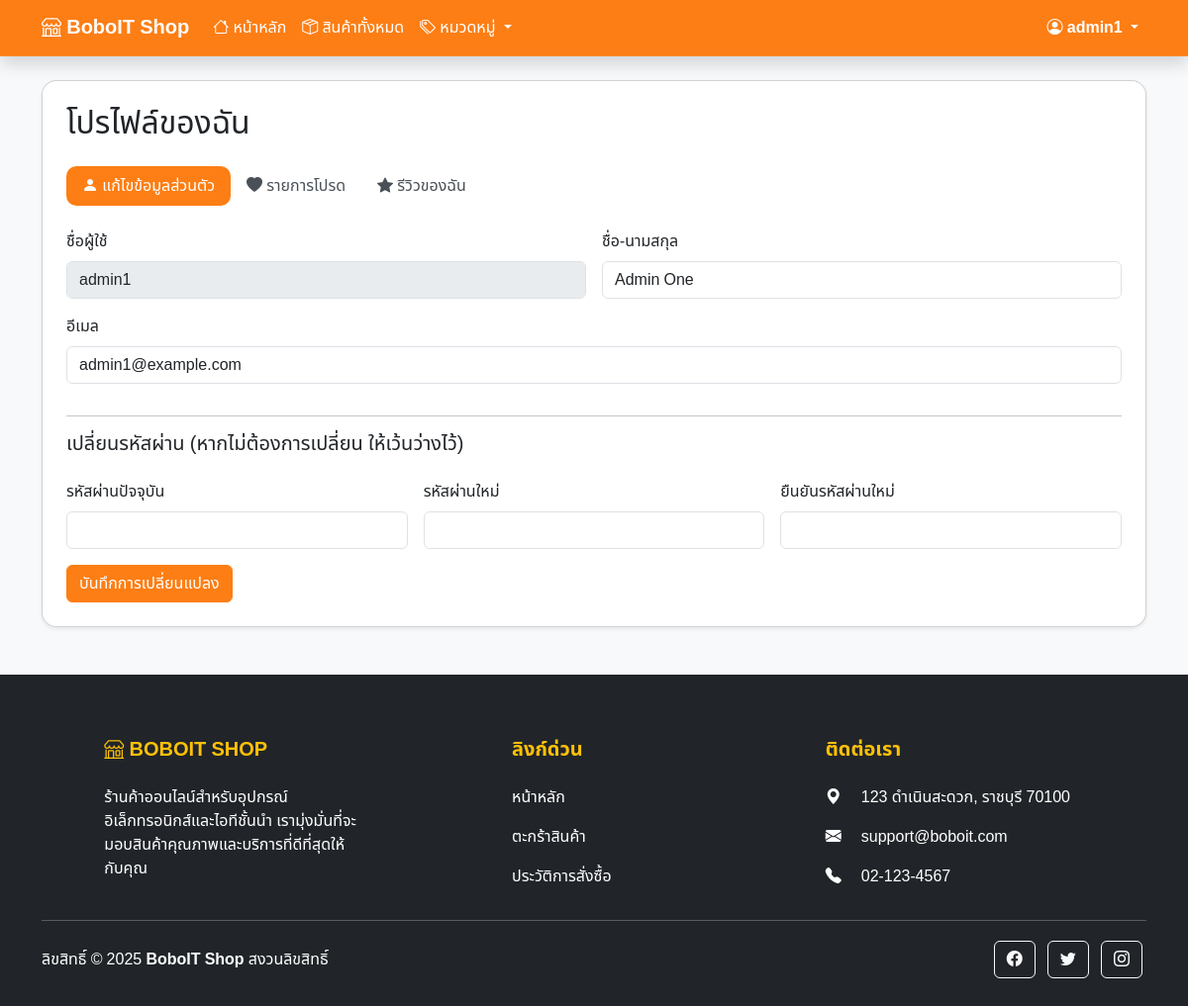
The app's page /profile.php (signed in) with its own data.
### tables this page shows
CREATE TABLE `users` (
  `user_id` int(11) NOT NULL,
  `username` varchar(50) NOT NULL,
  `password` varchar(255) NOT NULL,
  `email` varchar(100) NOT NULL,
  `full_name` varchar(100) DEFAULT NULL,
  `role` enum('admin','member') DEFAULT 'member',
  `created_at` timestamp NOT NULL DEFAULT current_timestamp()
);

### profile.php (the view, shortened to what this page needs)
<?php
require 'config.php';
$user_id = $_SESSION['user_id'];
$stmt = $conn->prepare("SELECT * FROM users WHERE user_id = ?");
$stmt->execute([$user_id]);
$user = $stmt->fetch(PDO::FETCH_ASSOC);
?>
<!DOCTYPE html>
<html lang="th">
<head>
    <link href="https://cdn.jsdelivr.net/npm/bootstrap@5.3.7/dist/css/bootstrap.min.css" rel="stylesheet">
    <link href="https://cdn.jsdelivr.net/npm/bootstrap-icons@1.10.0/font/bootstrap-icons.css" rel="stylesheet">
    <link rel="stylesheet" href="main.css">
</head>
<body>
    <?php require_once 'navbar.php'; ?>
    <div class="container mt-4">
        <div class="card profile-card shadow-sm">
            <div class="card-body p-4">
                <h2 class="mb-4">โปรไฟล์ของฉัน</h2>
                <ul class="nav nav-pills mb-4" id="pills-tab" role="tablist">
                    <li class="nav-item" role="presentation">
                        <button class="nav-link active" id="pills-profile-tab" data-bs-toggle="pill" data-bs-target="#pills-profile" type="button" role="tab" aria-controls="pills-profile" aria-selected="true"><i class="bi bi-person-fill"></i> แก้ไขข้อมูลส่วนตัว</button>
                    </li>
                    <li class="nav-item" role="presentation">
                        <button class="nav-link" id="pills-wishlist-tab" data-bs-toggle="pill" data-bs-target="#pills-wishlist" type="button" role="tab" aria-controls="pills-wishlist" aria-selected="false"><i class="bi bi-heart-fill"></i> รายการโปรด</button>
                    </li>
                    <li class="nav-item" role="presentation">
                        <button class="nav-link" id="pills-reviews-tab" data-bs-toggle="pill" data-bs-target="#pills-reviews" type="button" role="tab" aria-controls="pills-reviews" aria-selected="false"><i class="bi bi-star-fill"></i> รีวิวของฉัน</button>
                    </li>
                </ul>
                <div class="tab-content" id="pills-tabContent">
                    <div class="tab-pane fade show active" id="pills-profile" role="tabpanel" aria-labelledby="pills-profile-tab">
                        <form method="post" class="row g-3">
                            <div class="col-md-6">
                                <label for="username" class="form-label">ชื่อผู้ใช้</label>
                                <input type="text" id="username" class="form-control" value="<?= htmlspecialchars($user['username']) ?>" disabled readonly>
                            </div>
                            <div class="col-md-6">
                                <label for="full_name" class="form-label">ชื่อ-นามสกุล</label>
                                <input type="text" name="full_name" id="full_name" class="form-control" required value="<?= htmlspecialchars($user['full_name']) ?>">
                            </div>
                            <div class="col-12">
                                <label for="email" class="form-label">อีเมล</label>
                                <input type="email" name="email" id="email" class="form-control" required value="<?= htmlspecialchars($user['email']) ?>">
                            </div>
                            <div class="col-12">
                                <hr>
                                <h5>เปลี่ยนรหัสผ่าน (หากไม่ต้องการเปลี่ยน ให้เว้นว่างไว้)</h5>
                            </div>
                            <div class="col-md-4">
                                <label for="current_password" class="form-label">รหัสผ่านปัจจุบัน</label>
                                <input type="password" name="current_password" id="current_password" class="form-control">
                            </div>
                            <div class="col-md-4">
                                <label for="new_password" class="form-label">รหัสผ่านใหม่</label>
                                <input type="password" name="new_password" id="new_password" class="form-control">
                            </div>
                            <div class="col-md-4">
                                <label for="confirm_password" class="form-label">ยืนยันรหัสผ่านใหม่</label>
                                <input type="password" name="confirm_password" id="confirm_password" class="form-control">
                            </div>
                            <div class="col-12">
                                <button type="submit" name="update_profile" class="btn btn-warning">บันทึกการเปลี่ยนแปลง</button>
                            </div>
                        </form>
                    </div>
                </div>
            </div>
        </div>
    </div>
    <?php require_once 'footer.php'; ?>
</body>
</html>

### main.css (style rules this page uses)
body { background: #F8F8F8; min-height: 100vh; font-family: "Noto Sans Thai", sans-serif; }
.btn-warning, .btn-primary { background-color: #fd7e14; border-color: #fd7e14; color: #fff; }

### profile.php (style rules this page uses)
body { background-color: #f8f9fa; }
.profile-card { border-radius: 15px; }
.nav-pills .nav-link { border-radius: 10px; color: #495057; }
.nav-pills .nav-link.active { background-color: #fd7e14; }

### records on screen
users: username "admin1", full_name "Admin One", email "admin1@example.com"

### other values on screen
$_SESSION['username'] "admin1"
